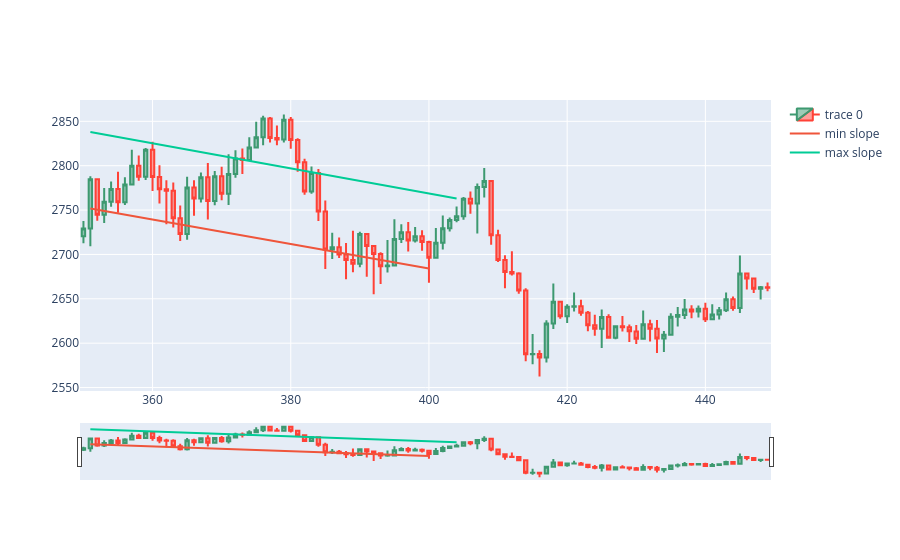

The code cell stored with this chart in its notebook:
### Code cell
import numpy as np
from matplotlib import pyplot
backcandles= 50
wind = 5

candleid = 400

maxim = np.array([])
minim = np.array([])
xxmin = np.array([])
xxmax = np.array([])
for i in range(candleid-backcandles, candleid+1, wind):
    minim = np.append(minim, df.low.iloc[i:i+wind].min())
    xxmin = np.append(xxmin, df.low.iloc[i:i+wind].idxmin())
for i in range(candleid-backcandles, candleid+1, wind):
    maxim = np.append(maxim, df.high.loc[i:i+wind].max())
    xxmax = np.append(xxmax, df.high.iloc[i:i+wind].idxmax())
slmin, intercmin = np.polyfit(xxmin, minim,1)
slmax, intercmax = np.polyfit(xxmax, maxim,1)

dfpl = df[candleid-backcandles:candleid+backcandles]
fig = go.Figure(data=[go.Candlestick(x=dfpl.index,
                open=dfpl['open'],
                high=dfpl['high'],
                low=dfpl['low'],
                close=dfpl['close'])])
fig.add_trace(go.Scatter(x=xxmin, y=slmin*xxmin + intercmin, mode='lines', name='min slope'))
fig.add_trace(go.Scatter(x=xxmax, y=slmax*xxmax + intercmax, mode='lines', name='max slope'))
